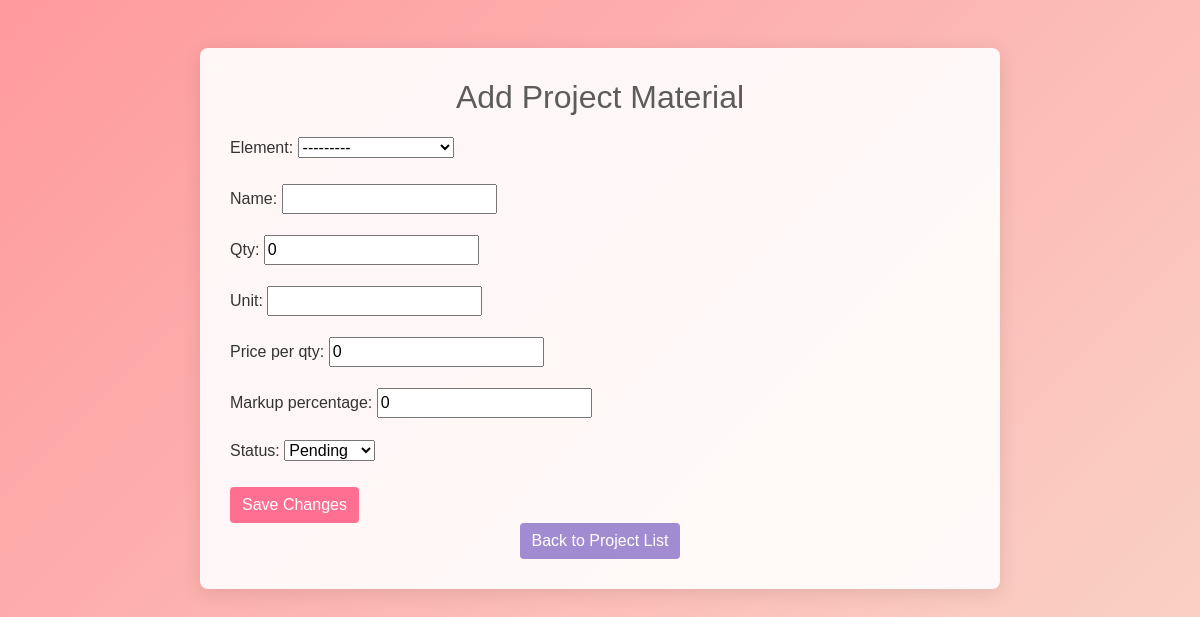
Page /projects/37/add_project_material/ (signed in) on the earlier database version.
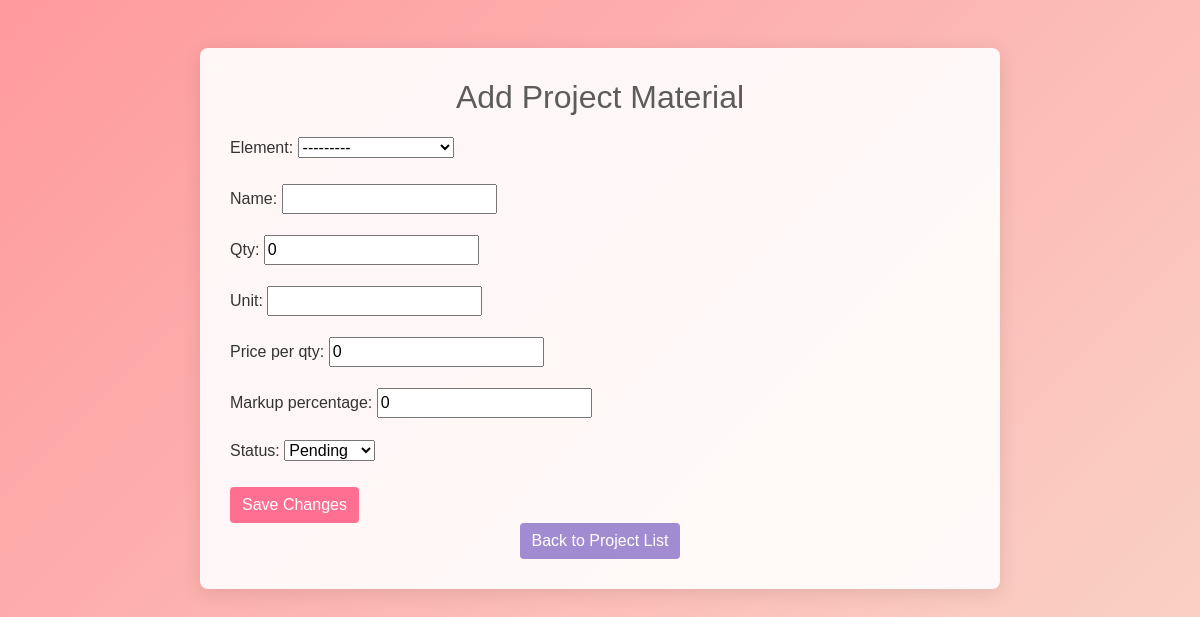
Same page on the later database version.
### quotations/models.py (models this page shows, shortened)
class Project(models.Model):
    STATUS_CHOICES = [
        ("Pending", "Pending"),
        ("Approved", "Approved"),
        ("Declined", "Declined"),
        ("Completed", "Completed"),
    ]
    name = models.CharField(max_length=100)
    area_size = models.DecimalField(max_digits=10, decimal_places=2, default=0)
    description = models.TextField()  # Changed to TextField for longer descriptions
    location = models.CharField(max_length=100)
    start_date = models.DateField(blank=True, null=True)
    end_date = models.DateField(blank=True, null=True)
    user = models.ForeignKey(User, on_delete=models.CASCADE, related_name="projects")
    status = models.CharField(
        max_length=20, choices=STATUS_CHOICES, default="Pending", blank=True, null=True
    )
    created_at = models.DateTimeField(auto_now_add=True)
    updated_at = models.DateTimeField(auto_now=True)
    approved_by_user = models.BooleanField(default=False)
    approved_by_admin = models.ForeignKey(
        User, null=True, blank=True, related_name="approved_projects", on_delete=models.SET_NULL
    )
    declined_by_admin = models.ForeignKey(
        User, null=True, blank=True, related_name="declined_projects", on_delete=models.SET_NULL
    )
    declined_by_user = models.BooleanField(default=False)

### quotations/views.py (the view)
# urls.py: path("projects/<int:project_id>/add_project_material/", views.add_project_material, name="add_project_material",),
def add_project_material(request, project_id):
    project = get_object_or_404(Project, id=project_id)
    if request.method == 'POST':
        form = MaterialForm(request.POST)
        if form.is_valid():
            material = form.save(commit=False)
            material.project = project
            material.save()
            return redirect('project_detail', project_id=project.id)  # Redirect to project details
    else:
        form = MaterialForm()
    return render(
        request, "add_project_material.html", {"project": project, "form": form}
    )

### quotations/forms.py
class MaterialForm(forms.ModelForm):
    class Meta:
        model = Material
        exclude = ["created_at", "updated_at"]

### quotations/models.py (called while the page is built)
    def __str__(self):
        return f"Element of {self.project.name}"

### templates/add_project_material.html (shortened to what this page needs)
{% load static %}
<!DOCTYPE html>
<html lang="en">
<head>
    <link rel="stylesheet" href="https://stackpath.bootstrapcdn.com/bootstrap/4.5.2/css/bootstrap.min.css">
</head>
<body>
    <div class="container mt-5">
        <div class="project-container">
            <h2>Add Project Material</h2>
            {% if user.is_superuser %}
            <form method="post">
                {{ form.as_p }}
                <button type="submit" class="btn btn-primary">Save Changes</button>
            </form>
            {% endif %}
            <div class="text-center">
                <a href="{% url 'project_list' %}" class="btn btn-secondary">Back to Project List</a>
            </div>
        </div>
    </div>
</body>
</html>

Differences in the rows shown:
added Project: status "Pending"
